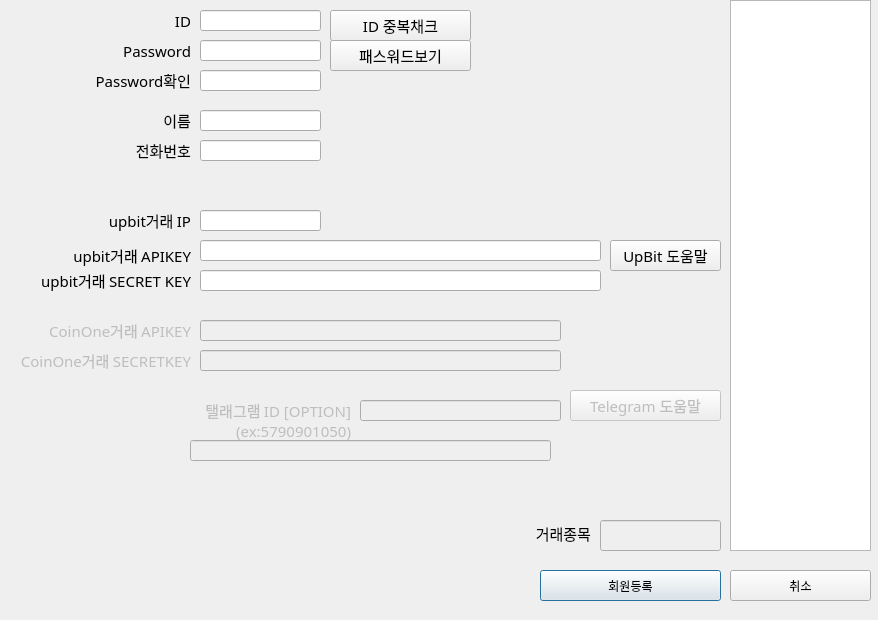
<?xml version="1.0" encoding="UTF-8"?>
<ui version="4.0">
 <class>Dialog</class>
 <widget class="QDialog" name="Dialog">
  <property name="geometry">
   <rect>
    <x>0</x>
    <y>0</y>
    <width>878</width>
    <height>620</height>
   </rect>
  </property>
  <property name="windowTitle">
   <string>회원정보</string>
  </property>
  <property name="windowIcon">
   <iconset>
    <normaloff>3.ico</normaloff>3.ico</iconset>
  </property>
  <widget class="QLabel" name="label">
   <property name="geometry">
    <rect>
     <x>20</x>
     <y>10</y>
     <width>171</width>
     <height>21</height>
    </rect>
   </property>
   <property name="font">
    <font>
     <family>맑은 고딕</family>
     <pointsize>11</pointsize>
    </font>
   </property>
   <property name="text">
    <string>ID</string>
   </property>
   <property name="alignment">
    <set>Qt::AlignRight|Qt::AlignTrailing|Qt::AlignVCenter</set>
   </property>
  </widget>
  <widget class="QLabel" name="label_2">
   <property name="geometry">
    <rect>
     <x>110</x>
     <y>40</y>
     <width>81</width>
     <height>21</height>
    </rect>
   </property>
   <property name="font">
    <font>
     <family>맑은 고딕</family>
     <pointsize>11</pointsize>
    </font>
   </property>
   <property name="text">
    <string>Password</string>
   </property>
   <property name="alignment">
    <set>Qt::AlignRight|Qt::AlignTrailing|Qt::AlignVCenter</set>
   </property>
  </widget>
  <widget class="QLabel" name="label_3">
   <property name="geometry">
    <rect>
     <x>110</x>
     <y>110</y>
     <width>81</width>
     <height>21</height>
    </rect>
   </property>
   <property name="font">
    <font>
     <family>맑은 고딕</family>
     <pointsize>11</pointsize>
    </font>
   </property>
   <property name="text">
    <string>이름</string>
   </property>
   <property name="alignment">
    <set>Qt::AlignRight|Qt::AlignTrailing|Qt::AlignVCenter</set>
   </property>
  </widget>
  <widget class="QLabel" name="label_4">
   <property name="geometry">
    <rect>
     <x>110</x>
     <y>140</y>
     <width>81</width>
     <height>21</height>
    </rect>
   </property>
   <property name="font">
    <font>
     <family>맑은 고딕</family>
     <pointsize>11</pointsize>
    </font>
   </property>
   <property name="text">
    <string>전화번호</string>
   </property>
   <property name="alignment">
    <set>Qt::AlignRight|Qt::AlignTrailing|Qt::AlignVCenter</set>
   </property>
  </widget>
  <widget class="QLabel" name="label_5">
   <property name="geometry">
    <rect>
     <x>60</x>
     <y>70</y>
     <width>131</width>
     <height>21</height>
    </rect>
   </property>
   <property name="font">
    <font>
     <family>맑은 고딕</family>
     <pointsize>11</pointsize>
    </font>
   </property>
   <property name="text">
    <string>Password확인</string>
   </property>
   <property name="alignment">
    <set>Qt::AlignRight|Qt::AlignTrailing|Qt::AlignVCenter</set>
   </property>
  </widget>
  <widget class="QLabel" name="label_6">
   <property name="geometry">
    <rect>
     <x>80</x>
     <y>210</y>
     <width>111</width>
     <height>21</height>
    </rect>
   </property>
   <property name="font">
    <font>
     <family>맑은 고딕</family>
     <pointsize>11</pointsize>
    </font>
   </property>
   <property name="text">
    <string>upbit거래 IP</string>
   </property>
   <property name="alignment">
    <set>Qt::AlignRight|Qt::AlignTrailing|Qt::AlignVCenter</set>
   </property>
  </widget>
  <widget class="QLabel" name="label_7">
   <property name="geometry">
    <rect>
     <x>20</x>
     <y>240</y>
     <width>171</width>
     <height>31</height>
    </rect>
   </property>
   <property name="font">
    <font>
     <family>맑은 고딕</family>
     <pointsize>11</pointsize>
    </font>
   </property>
   <property name="text">
    <string>upbit거래 APIKEY</string>
   </property>
   <property name="alignment">
    <set>Qt::AlignRight|Qt::AlignTrailing|Qt::AlignVCenter</set>
   </property>
  </widget>
  <widget class="QLabel" name="label_8">
   <property name="geometry">
    <rect>
     <x>20</x>
     <y>270</y>
     <width>171</width>
     <height>21</height>
    </rect>
   </property>
   <property name="font">
    <font>
     <family>맑은 고딕</family>
     <pointsize>11</pointsize>
    </font>
   </property>
   <property name="text">
    <string>upbit거래 SECRET KEY</string>
   </property>
   <property name="alignment">
    <set>Qt::AlignRight|Qt::AlignTrailing|Qt::AlignVCenter</set>
   </property>
  </widget>
  <widget class="QLabel" name="label_9">
   <property name="enabled">
    <bool>false</bool>
   </property>
   <property name="geometry">
    <rect>
     <x>20</x>
     <y>320</y>
     <width>171</width>
     <height>21</height>
    </rect>
   </property>
   <property name="font">
    <font>
     <family>맑은 고딕</family>
     <pointsize>11</pointsize>
    </font>
   </property>
   <property name="text">
    <string>CoinOne거래 APIKEY</string>
   </property>
   <property name="alignment">
    <set>Qt::AlignRight|Qt::AlignTrailing|Qt::AlignVCenter</set>
   </property>
  </widget>
  <widget class="QLabel" name="label_10">
   <property name="enabled">
    <bool>false</bool>
   </property>
   <property name="geometry">
    <rect>
     <x>0</x>
     <y>350</y>
     <width>191</width>
     <height>21</height>
    </rect>
   </property>
   <property name="font">
    <font>
     <family>맑은 고딕</family>
     <pointsize>11</pointsize>
    </font>
   </property>
   <property name="text">
    <string>CoinOne거래 SECRETKEY</string>
   </property>
   <property name="alignment">
    <set>Qt::AlignRight|Qt::AlignTrailing|Qt::AlignVCenter</set>
   </property>
  </widget>
  <widget class="QLabel" name="label_11">
   <property name="geometry">
    <rect>
     <x>-140</x>
     <y>350</y>
     <width>131</width>
     <height>21</height>
    </rect>
   </property>
   <property name="font">
    <font>
     <family>맑은 고딕</family>
     <pointsize>11</pointsize>
    </font>
   </property>
   <property name="text">
    <string>Telegram API번호</string>
   </property>
   <property name="alignment">
    <set>Qt::AlignRight|Qt::AlignTrailing|Qt::AlignVCenter</set>
   </property>
  </widget>
  <widget class="QLabel" name="label_12">
   <property name="geometry">
    <rect>
     <x>-130</x>
     <y>380</y>
     <width>121</width>
     <height>21</height>
    </rect>
   </property>
   <property name="font">
    <font>
     <family>맑은 고딕</family>
     <pointsize>11</pointsize>
    </font>
   </property>
   <property name="text">
    <string>Telegram APIKEY</string>
   </property>
   <property name="alignment">
    <set>Qt::AlignRight|Qt::AlignTrailing|Qt::AlignVCenter</set>
   </property>
  </widget>
  <widget class="QLabel" name="label_13">
   <property name="geometry">
    <rect>
     <x>420</x>
     <y>523</y>
     <width>171</width>
     <height>21</height>
    </rect>
   </property>
   <property name="font">
    <font>
     <family>맑은 고딕</family>
     <pointsize>11</pointsize>
    </font>
   </property>
   <property name="text">
    <string>거래종목</string>
   </property>
   <property name="alignment">
    <set>Qt::AlignRight|Qt::AlignTrailing|Qt::AlignVCenter</set>
   </property>
  </widget>
  <widget class="QLineEdit" name="leID">
   <property name="geometry">
    <rect>
     <x>200</x>
     <y>10</y>
     <width>121</width>
     <height>21</height>
    </rect>
   </property>
   <property name="font">
    <font>
     <family>맑은 고딕</family>
     <pointsize>11</pointsize>
    </font>
   </property>
  </widget>
  <widget class="QLineEdit" name="lePW">
   <property name="geometry">
    <rect>
     <x>200</x>
     <y>40</y>
     <width>121</width>
     <height>21</height>
    </rect>
   </property>
   <property name="font">
    <font>
     <family>맑은 고딕</family>
     <pointsize>11</pointsize>
    </font>
   </property>
   <property name="contextMenuPolicy">
    <enum>Qt::NoContextMenu</enum>
   </property>
   <property name="echoMode">
    <enum>QLineEdit::Password</enum>
   </property>
  </widget>
  <widget class="QLineEdit" name="lePWC">
   <property name="geometry">
    <rect>
     <x>200</x>
     <y>70</y>
     <width>121</width>
     <height>21</height>
    </rect>
   </property>
   <property name="font">
    <font>
     <family>맑은 고딕</family>
     <pointsize>11</pointsize>
    </font>
   </property>
   <property name="echoMode">
    <enum>QLineEdit::Password</enum>
   </property>
  </widget>
  <widget class="QLineEdit" name="leName">
   <property name="geometry">
    <rect>
     <x>200</x>
     <y>110</y>
     <width>121</width>
     <height>21</height>
    </rect>
   </property>
   <property name="font">
    <font>
     <family>맑은 고딕</family>
     <pointsize>11</pointsize>
    </font>
   </property>
  </widget>
  <widget class="QLineEdit" name="lePhone">
   <property name="geometry">
    <rect>
     <x>200</x>
     <y>140</y>
     <width>121</width>
     <height>21</height>
    </rect>
   </property>
   <property name="font">
    <font>
     <family>맑은 고딕</family>
     <pointsize>11</pointsize>
    </font>
   </property>
  </widget>
  <widget class="QLineEdit" name="leUpbitIP">
   <property name="geometry">
    <rect>
     <x>200</x>
     <y>210</y>
     <width>121</width>
     <height>21</height>
    </rect>
   </property>
   <property name="font">
    <font>
     <family>맑은 고딕</family>
     <pointsize>11</pointsize>
    </font>
   </property>
  </widget>
  <widget class="QLineEdit" name="leUpbitSkey">
   <property name="geometry">
    <rect>
     <x>200</x>
     <y>270</y>
     <width>401</width>
     <height>21</height>
    </rect>
   </property>
   <property name="font">
    <font>
     <family>맑은 고딕</family>
     <pointsize>11</pointsize>
    </font>
   </property>
  </widget>
  <widget class="QLineEdit" name="leCoinoneAPIKey">
   <property name="enabled">
    <bool>false</bool>
   </property>
   <property name="geometry">
    <rect>
     <x>200</x>
     <y>320</y>
     <width>361</width>
     <height>21</height>
    </rect>
   </property>
   <property name="font">
    <font>
     <family>맑은 고딕</family>
     <pointsize>11</pointsize>
    </font>
   </property>
  </widget>
  <widget class="QLineEdit" name="leUpbitAPIKey">
   <property name="geometry">
    <rect>
     <x>200</x>
     <y>240</y>
     <width>401</width>
     <height>21</height>
    </rect>
   </property>
   <property name="font">
    <font>
     <family>맑은 고딕</family>
     <pointsize>11</pointsize>
    </font>
   </property>
  </widget>
  <widget class="QLineEdit" name="leTeleAPINum">
   <property name="enabled">
    <bool>false</bool>
   </property>
   <property name="geometry">
    <rect>
     <x>360</x>
     <y>400</y>
     <width>201</width>
     <height>21</height>
    </rect>
   </property>
   <property name="font">
    <font>
     <family>맑은 고딕</family>
     <pointsize>11</pointsize>
    </font>
   </property>
  </widget>
  <widget class="QLineEdit" name="leTeleAPIKey">
   <property name="enabled">
    <bool>false</bool>
   </property>
   <property name="geometry">
    <rect>
     <x>190</x>
     <y>440</y>
     <width>361</width>
     <height>21</height>
    </rect>
   </property>
   <property name="font">
    <font>
     <family>맑은 고딕</family>
     <pointsize>11</pointsize>
    </font>
   </property>
  </widget>
  <widget class="QLineEdit" name="leCoinoneSkey">
   <property name="enabled">
    <bool>false</bool>
   </property>
   <property name="geometry">
    <rect>
     <x>200</x>
     <y>350</y>
     <width>361</width>
     <height>21</height>
    </rect>
   </property>
   <property name="font">
    <font>
     <family>맑은 고딕</family>
     <pointsize>11</pointsize>
    </font>
   </property>
  </widget>
  <widget class="QLineEdit" name="leInter1">
   <property name="enabled">
    <bool>false</bool>
   </property>
   <property name="geometry">
    <rect>
     <x>600</x>
     <y>520</y>
     <width>121</width>
     <height>31</height>
    </rect>
   </property>
   <property name="font">
    <font>
     <family>맑은 고딕</family>
     <pointsize>11</pointsize>
    </font>
   </property>
  </widget>
  <widget class="QListWidget" name="listWidget_2">
   <property name="geometry">
    <rect>
     <x>730</x>
     <y>0</y>
     <width>141</width>
     <height>551</height>
    </rect>
   </property>
  </widget>
  <widget class="QPushButton" name="btnSummit">
   <property name="geometry">
    <rect>
     <x>540</x>
     <y>570</y>
     <width>181</width>
     <height>31</height>
    </rect>
   </property>
   <property name="text">
    <string>회원등록</string>
   </property>
  </widget>
  <widget class="QPushButton" name="btnIDCheck">
   <property name="geometry">
    <rect>
     <x>330</x>
     <y>10</y>
     <width>141</width>
     <height>31</height>
    </rect>
   </property>
   <property name="font">
    <font>
     <family>맑은 고딕</family>
     <pointsize>11</pointsize>
    </font>
   </property>
   <property name="text">
    <string>ID 중복채크</string>
   </property>
  </widget>
  <widget class="QPushButton" name="btnCancel">
   <property name="geometry">
    <rect>
     <x>730</x>
     <y>570</y>
     <width>141</width>
     <height>31</height>
    </rect>
   </property>
   <property name="text">
    <string>취소</string>
   </property>
  </widget>
  <widget class="QLabel" name="label_16">
   <property name="enabled">
    <bool>false</bool>
   </property>
   <property name="geometry">
    <rect>
     <x>0</x>
     <y>400</y>
     <width>351</width>
     <height>21</height>
    </rect>
   </property>
   <property name="font">
    <font>
     <family>맑은 고딕</family>
     <pointsize>11</pointsize>
    </font>
   </property>
   <property name="text">
    <string>탤래그램 ID [OPTION]</string>
   </property>
   <property name="alignment">
    <set>Qt::AlignRight|Qt::AlignTrailing|Qt::AlignVCenter</set>
   </property>
  </widget>
  <widget class="QPushButton" name="btnPWView">
   <property name="geometry">
    <rect>
     <x>330</x>
     <y>40</y>
     <width>141</width>
     <height>31</height>
    </rect>
   </property>
   <property name="font">
    <font>
     <family>맑은 고딕</family>
     <pointsize>11</pointsize>
    </font>
   </property>
   <property name="text">
    <string>패스워드보기</string>
   </property>
  </widget>
  <widget class="QLabel" name="label_17">
   <property name="enabled">
    <bool>false</bool>
   </property>
   <property name="geometry">
    <rect>
     <x>0</x>
     <y>420</y>
     <width>351</width>
     <height>21</height>
    </rect>
   </property>
   <property name="font">
    <font>
     <family>맑은 고딕</family>
     <pointsize>11</pointsize>
    </font>
   </property>
   <property name="text">
    <string>(ex:5790901050)</string>
   </property>
   <property name="alignment">
    <set>Qt::AlignRight|Qt::AlignTrailing|Qt::AlignVCenter</set>
   </property>
  </widget>
  <widget class="QPushButton" name="btnAPIHelp">
   <property name="geometry">
    <rect>
     <x>610</x>
     <y>240</y>
     <width>111</width>
     <height>31</height>
    </rect>
   </property>
   <property name="font">
    <font>
     <family>맑은 고딕</family>
     <pointsize>11</pointsize>
    </font>
   </property>
   <property name="text">
    <string>UpBit 도움말</string>
   </property>
  </widget>
  <widget class="QPushButton" name="btnTeleHelp">
   <property name="enabled">
    <bool>false</bool>
   </property>
   <property name="geometry">
    <rect>
     <x>570</x>
     <y>390</y>
     <width>151</width>
     <height>31</height>
    </rect>
   </property>
   <property name="font">
    <font>
     <family>맑은 고딕</family>
     <pointsize>11</pointsize>
    </font>
   </property>
   <property name="text">
    <string>Telegram 도움말</string>
   </property>
  </widget>
 </widget>
 <resources/>
 <connections/>
</ui>
